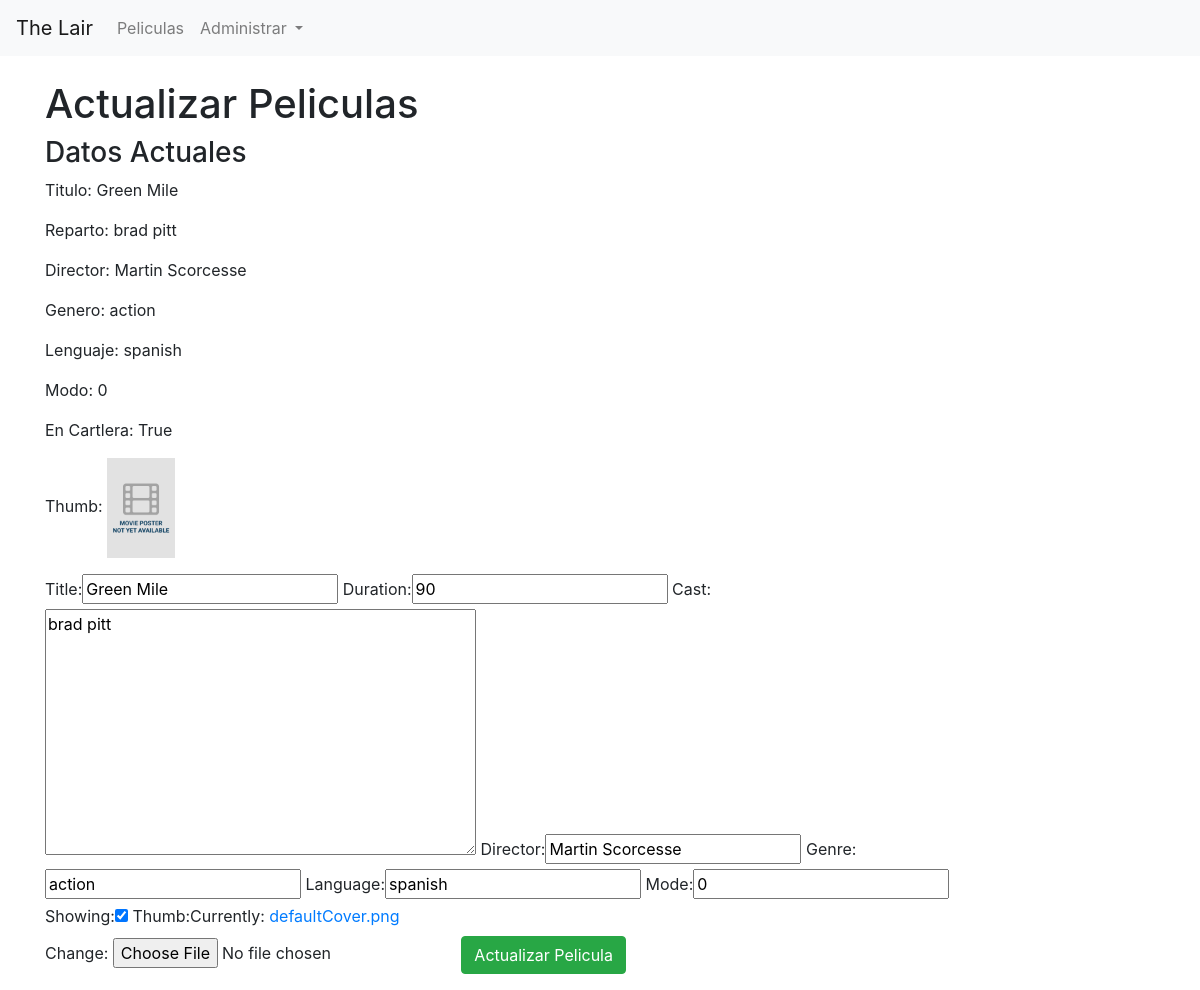
The page /lairAdmin/editMovies/6 on the database as committed earlier.
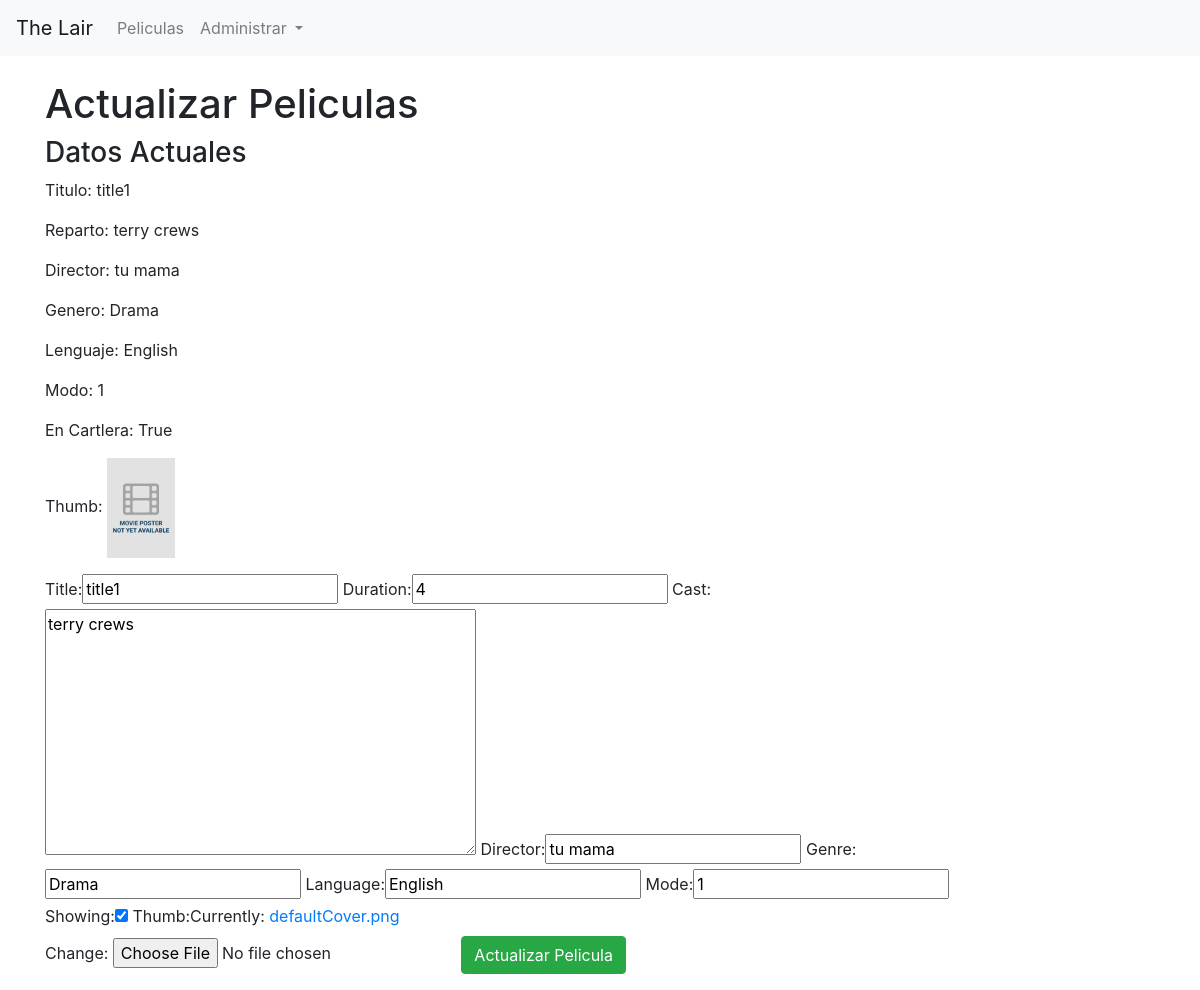
The same page on the database as committed later.
### lairAdmin/models.py (models this page shows)
class Movie(models.Model):
    title   = models.CharField(max_length=200)
    duration = models.IntegerField()
    cast  = models.TextField()
    director = models.CharField(max_length=200)
    genre   = models.CharField(max_length=200)
    language   = models.CharField(max_length=200)
    thumb   = models.ImageField(default='defaultCover.png')
    mode = models.IntegerField(default = 0)
    showing = models.BooleanField(default = False)

### lairAdmin/views.py (the view)
# urls.py: path('editMovies/<id>', views.edit_movies, name='editMovies'),
def edit_movies(request, id):
    movie = Movie.objects.get(id = id)
    form = forms.AddMovie(instance=movie)
    if request.method=='POST':
        form = forms.AddMovie(request.POST, instance=movie)
        if form.is_valid():
            form.save()
            return redirect('lairAdmin:listMovies')
    return render(request, 'lairAdmin/editMovies.html', {'form':form, 'movie':movie})

### lairAdmin/forms.py
class AddMovie(forms.ModelForm):
    class Meta:
       model = models.Movie
       fields = ['title', 'duration', 'cast', 'director', 'genre', 'language', 'mode', 'showing', 'thumb']

### lairAdmin/templates/lairAdmin/editMovies.html (shortened to what this page needs)
{% extends 'base_layout.html' %}
{% block content %}
<br>
<div class=" row top'buffer" >
    <div class="col-md-6">
        <h1>Actualizar Peliculas</h1>
    </div>
<div class="col-md-10">
    <h3>Datos Actuales</h3>
    <p>Titulo: {{movie.title}}</p>
    <p>Reparto: {{movie.cast}}</p>
    <p>Director: {{movie.director}}</p>
    <p>Genero: {{movie.genre}}</p>
    <p>Lenguaje: {{movie.language}}</p>
    <p>Modo: {{movie.mode}}</p>
    <p>En Cartlera: {{movie.showing}}</p>
    <p>Thumb: <img src="{{movie.thumb.url}}" height="100px" alt=""></p>
    <form action="{% url 'lairAdmin:editMovies' id=movie.id %}" method="POST">
        {{form}}
        <button class="btn btn-success" type="submit">Actualizar Pelicula</button>
    </form>
</div>
</div>
{% endblock %}

Rows that differ between the two databases and show on the page:
changed Movie "True": title "Green Mile" → "title1"; cast "brad pitt" → "terry crews"; director "Martin Scorcesse" → "tu mama"; genre "action" → "Drama"; language "spanish" → "English"; mode "0" → "1"; duration "90" → "4"
